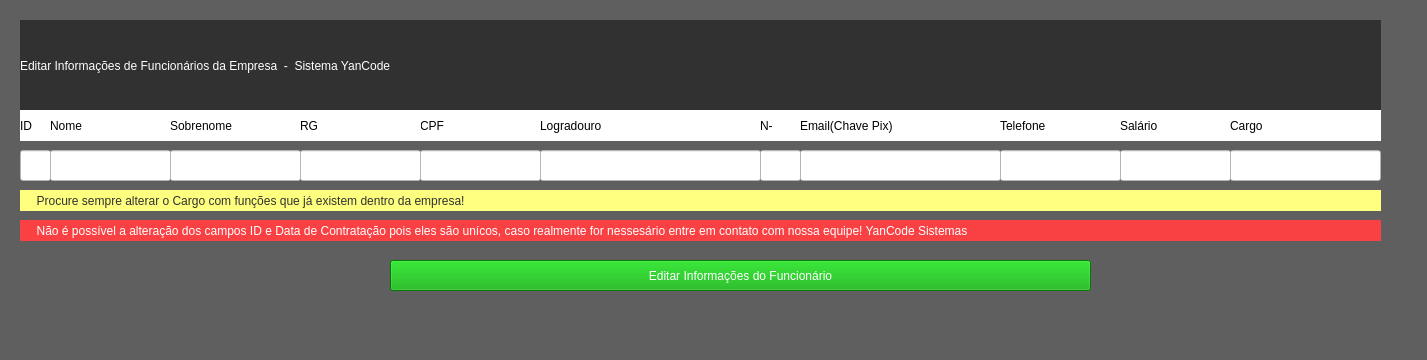
<?xml version="1.0" encoding="UTF-8"?>
<ui version="4.0">
 <class>MainWindow</class>
 <widget class="QMainWindow" name="MainWindow">
  <property name="geometry">
   <rect>
    <x>0</x>
    <y>0</y>
    <width>1427</width>
    <height>360</height>
   </rect>
  </property>
  <property name="windowTitle">
   <string>Editar informações de Funcionários</string>
  </property>
  <property name="styleSheet">
   <string notr="true">background-color: rgb(95, 95, 95);</string>
  </property>
  <widget class="QWidget" name="centralwidget">
   <widget class="QLabel" name="label">
    <property name="geometry">
     <rect>
      <x>20</x>
      <y>20</y>
      <width>1361</width>
      <height>91</height>
     </rect>
    </property>
    <property name="styleSheet">
     <string notr="true">color: rgb(255, 255, 255);
background-color: rgb(49, 49, 49);
font: italic 18pt &quot;MS Sans Serif&quot;;</string>
    </property>
    <property name="text">
     <string>Editar Informações de Funcionários da Empresa  -  Sistema YanCode</string>
    </property>
   </widget>
   <widget class="QLineEdit" name="lineEdit">
    <property name="geometry">
     <rect>
      <x>20</x>
      <y>150</y>
      <width>31</width>
      <height>31</height>
     </rect>
    </property>
    <property name="styleSheet">
     <string notr="true">background-color: rgb(255, 255, 255);
font: 11pt &quot;MS Gothic&quot;;</string>
    </property>
   </widget>
   <widget class="QLineEdit" name="lineEdit_2">
    <property name="geometry">
     <rect>
      <x>50</x>
      <y>150</y>
      <width>121</width>
      <height>31</height>
     </rect>
    </property>
    <property name="styleSheet">
     <string notr="true">background-color: rgb(255, 255, 255);
font: 11pt &quot;MS Gothic&quot;;</string>
    </property>
   </widget>
   <widget class="QLineEdit" name="lineEdit_3">
    <property name="geometry">
     <rect>
      <x>170</x>
      <y>150</y>
      <width>131</width>
      <height>31</height>
     </rect>
    </property>
    <property name="styleSheet">
     <string notr="true">background-color: rgb(255, 255, 255);
font: 11pt &quot;MS Gothic&quot;;</string>
    </property>
   </widget>
   <widget class="QLineEdit" name="lineEdit_4">
    <property name="geometry">
     <rect>
      <x>300</x>
      <y>150</y>
      <width>121</width>
      <height>31</height>
     </rect>
    </property>
    <property name="styleSheet">
     <string notr="true">background-color: rgb(255, 255, 255);
font: 11pt &quot;MS Gothic&quot;;</string>
    </property>
   </widget>
   <widget class="QLineEdit" name="lineEdit_5">
    <property name="geometry">
     <rect>
      <x>420</x>
      <y>150</y>
      <width>121</width>
      <height>31</height>
     </rect>
    </property>
    <property name="styleSheet">
     <string notr="true">background-color: rgb(255, 255, 255);
font: 11pt &quot;MS Gothic&quot;;</string>
    </property>
   </widget>
   <widget class="QLineEdit" name="lineEdit_6">
    <property name="geometry">
     <rect>
      <x>540</x>
      <y>150</y>
      <width>221</width>
      <height>31</height>
     </rect>
    </property>
    <property name="styleSheet">
     <string notr="true">background-color: rgb(255, 255, 255);
font: 11pt &quot;MS Gothic&quot;;</string>
    </property>
   </widget>
   <widget class="QLineEdit" name="lineEdit_7">
    <property name="geometry">
     <rect>
      <x>760</x>
      <y>150</y>
      <width>41</width>
      <height>31</height>
     </rect>
    </property>
    <property name="styleSheet">
     <string notr="true">background-color: rgb(255, 255, 255);
font: 11pt &quot;MS Gothic&quot;;</string>
    </property>
   </widget>
   <widget class="QLineEdit" name="lineEdit_8">
    <property name="geometry">
     <rect>
      <x>800</x>
      <y>150</y>
      <width>201</width>
      <height>31</height>
     </rect>
    </property>
    <property name="styleSheet">
     <string notr="true">background-color: rgb(255, 255, 255);
font: 11pt &quot;MS Gothic&quot;;</string>
    </property>
   </widget>
   <widget class="QLineEdit" name="lineEdit_9">
    <property name="geometry">
     <rect>
      <x>1000</x>
      <y>150</y>
      <width>121</width>
      <height>31</height>
     </rect>
    </property>
    <property name="styleSheet">
     <string notr="true">background-color: rgb(255, 255, 255);
font: 11pt &quot;MS Gothic&quot;;</string>
    </property>
   </widget>
   <widget class="QLineEdit" name="lineEdit_10">
    <property name="geometry">
     <rect>
      <x>1120</x>
      <y>150</y>
      <width>111</width>
      <height>31</height>
     </rect>
    </property>
    <property name="styleSheet">
     <string notr="true">background-color: rgb(255, 255, 255);
font: 11pt &quot;MS Gothic&quot;;</string>
    </property>
   </widget>
   <widget class="QLabel" name="label_2">
    <property name="geometry">
     <rect>
      <x>20</x>
      <y>110</y>
      <width>31</width>
      <height>31</height>
     </rect>
    </property>
    <property name="styleSheet">
     <string notr="true">color:rgb(0, 0, 0);
background-color: rgb(255, 255, 255);
font: 87 12pt &quot;Arial Black&quot;;</string>
    </property>
    <property name="text">
     <string>ID</string>
    </property>
   </widget>
   <widget class="QLabel" name="label_3">
    <property name="geometry">
     <rect>
      <x>50</x>
      <y>110</y>
      <width>121</width>
      <height>31</height>
     </rect>
    </property>
    <property name="styleSheet">
     <string notr="true">color:rgb(0, 0, 0);
background-color: rgb(255, 255, 255);
font: 87 12pt &quot;Arial Black&quot;;</string>
    </property>
    <property name="text">
     <string>Nome</string>
    </property>
   </widget>
   <widget class="QLabel" name="label_4">
    <property name="geometry">
     <rect>
      <x>170</x>
      <y>110</y>
      <width>131</width>
      <height>31</height>
     </rect>
    </property>
    <property name="styleSheet">
     <string notr="true">color:rgb(0, 0, 0);
background-color: rgb(255, 255, 255);
font: 87 12pt &quot;Arial Black&quot;;
</string>
    </property>
    <property name="text">
     <string>Sobrenome</string>
    </property>
   </widget>
   <widget class="QLabel" name="label_5">
    <property name="geometry">
     <rect>
      <x>420</x>
      <y>110</y>
      <width>121</width>
      <height>31</height>
     </rect>
    </property>
    <property name="styleSheet">
     <string notr="true">color:rgb(0, 0, 0);
background-color: rgb(255, 255, 255);
font: 87 12pt &quot;Arial Black&quot;;</string>
    </property>
    <property name="text">
     <string>CPF</string>
    </property>
   </widget>
   <widget class="QLabel" name="label_6">
    <property name="geometry">
     <rect>
      <x>300</x>
      <y>110</y>
      <width>121</width>
      <height>31</height>
     </rect>
    </property>
    <property name="styleSheet">
     <string notr="true">color:rgb(0, 0, 0);
background-color: rgb(255, 255, 255);
font: 87 12pt &quot;Arial Black&quot;;
</string>
    </property>
    <property name="text">
     <string>RG</string>
    </property>
   </widget>
   <widget class="QLabel" name="label_7">
    <property name="geometry">
     <rect>
      <x>540</x>
      <y>110</y>
      <width>221</width>
      <height>31</height>
     </rect>
    </property>
    <property name="styleSheet">
     <string notr="true">color:rgb(0, 0, 0);
background-color: rgb(255, 255, 255);
font: 87 12pt &quot;Arial Black&quot;;
</string>
    </property>
    <property name="text">
     <string>Logradouro</string>
    </property>
   </widget>
   <widget class="QLabel" name="label_8">
    <property name="geometry">
     <rect>
      <x>760</x>
      <y>110</y>
      <width>41</width>
      <height>31</height>
     </rect>
    </property>
    <property name="styleSheet">
     <string notr="true">color:rgb(0, 0, 0);
background-color: rgb(255, 255, 255);
font: 87 12pt &quot;Arial Black&quot;;
</string>
    </property>
    <property name="text">
     <string>N-</string>
    </property>
   </widget>
   <widget class="QLabel" name="label_9">
    <property name="geometry">
     <rect>
      <x>800</x>
      <y>110</y>
      <width>201</width>
      <height>31</height>
     </rect>
    </property>
    <property name="styleSheet">
     <string notr="true">color:rgb(0, 0, 0);
background-color: rgb(255, 255, 255);
font: 87 12pt &quot;Arial Black&quot;;
</string>
    </property>
    <property name="text">
     <string>Email(Chave Pix)</string>
    </property>
   </widget>
   <widget class="QLabel" name="label_10">
    <property name="geometry">
     <rect>
      <x>1000</x>
      <y>110</y>
      <width>121</width>
      <height>31</height>
     </rect>
    </property>
    <property name="styleSheet">
     <string notr="true">color:rgb(0, 0, 0);
background-color: rgb(255, 255, 255);
font: 87 12pt &quot;Arial Black&quot;;
</string>
    </property>
    <property name="text">
     <string>Telefone</string>
    </property>
   </widget>
   <widget class="QLabel" name="label_11">
    <property name="geometry">
     <rect>
      <x>1120</x>
      <y>110</y>
      <width>111</width>
      <height>31</height>
     </rect>
    </property>
    <property name="styleSheet">
     <string notr="true">color:rgb(0, 0, 0);
background-color: rgb(255, 255, 255);
font: 87 12pt &quot;Arial Black&quot;;
</string>
    </property>
    <property name="text">
     <string>Salário</string>
    </property>
   </widget>
   <widget class="QLabel" name="label_12">
    <property name="geometry">
     <rect>
      <x>1230</x>
      <y>110</y>
      <width>151</width>
      <height>31</height>
     </rect>
    </property>
    <property name="styleSheet">
     <string notr="true">color:rgb(0, 0, 0);
background-color: rgb(255, 255, 255);
font: 87 12pt &quot;Arial Black&quot;;
</string>
    </property>
    <property name="text">
     <string>Cargo</string>
    </property>
   </widget>
   <widget class="QLabel" name="label_13">
    <property name="geometry">
     <rect>
      <x>20</x>
      <y>190</y>
      <width>1361</width>
      <height>21</height>
     </rect>
    </property>
    <property name="layoutDirection">
     <enum>Qt::RightToLeft</enum>
    </property>
    <property name="styleSheet">
     <string notr="true">color: rgb(49, 49, 49);
background-color: rgb(255, 255, 127);
font: 87 8pt &quot;Arial Black&quot;;</string>
    </property>
    <property name="text">
     <string>     Procure sempre alterar o Cargo com funções que já existem dentro da empresa!</string>
    </property>
   </widget>
   <widget class="QPushButton" name="pushButton">
    <property name="geometry">
     <rect>
      <x>390</x>
      <y>260</y>
      <width>701</width>
      <height>31</height>
     </rect>
    </property>
    <property name="styleSheet">
     <string notr="true">border-color: rgb(255, 255, 255);
font: 12pt &quot;MS Reference Sans Serif&quot;;
color: rgb(255, 255, 255);
background-color: rgb(0, 170, 0);</string>
    </property>
    <property name="text">
     <string>Editar Informações do Funcionário</string>
    </property>
   </widget>
   <widget class="QLineEdit" name="lineEdit_11">
    <property name="geometry">
     <rect>
      <x>1230</x>
      <y>150</y>
      <width>151</width>
      <height>31</height>
     </rect>
    </property>
    <property name="styleSheet">
     <string notr="true">background-color: rgb(255, 255, 255);
font: 11pt &quot;MS Gothic&quot;;</string>
    </property>
   </widget>
   <widget class="QLabel" name="label_14">
    <property name="geometry">
     <rect>
      <x>20</x>
      <y>220</y>
      <width>1361</width>
      <height>21</height>
     </rect>
    </property>
    <property name="layoutDirection">
     <enum>Qt::RightToLeft</enum>
    </property>
    <property name="styleSheet">
     <string notr="true">background-color: rgb(249, 65, 68);
color: rgb(255, 255, 255);
font: 87 8pt &quot;Arial Black&quot;;</string>
    </property>
    <property name="text">
     <string>     Não é possível a alteração dos campos ID e Data de Contratação pois eles são unícos, caso realmente for nessesário entre em contato com nossa equipe! YanCode Sistemas</string>
    </property>
   </widget>
  </widget>
  <widget class="QMenuBar" name="menubar">
   <property name="geometry">
    <rect>
     <x>0</x>
     <y>0</y>
     <width>1427</width>
     <height>21</height>
    </rect>
   </property>
  </widget>
  <widget class="QStatusBar" name="statusbar"/>
 </widget>
 <resources/>
 <connections/>
</ui>
